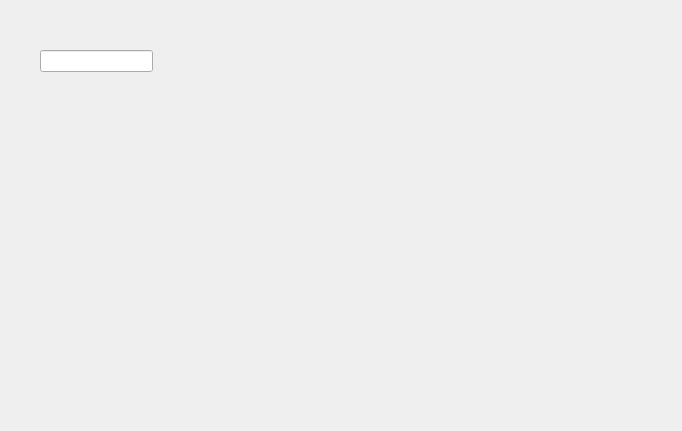
<?xml version="1.0" encoding="UTF-8"?>
<ui version="4.0">
 <class>About</class>
 <widget class="QDialog" name="About">
  <property name="geometry">
   <rect>
    <x>0</x>
    <y>0</y>
    <width>682</width>
    <height>431</height>
   </rect>
  </property>
  <property name="windowTitle">
   <string>Dialog</string>
  </property>
  <widget class="QLineEdit" name="lineEdit">
   <property name="geometry">
    <rect>
     <x>40</x>
     <y>50</y>
     <width>113</width>
     <height>22</height>
    </rect>
   </property>
  </widget>
  <widget class="QLabel" name="label">
   <property name="geometry">
    <rect>
     <x>220</x>
     <y>60</y>
     <width>171</width>
     <height>231</height>
    </rect>
   </property>
   <property name="text">
    <string/>
   </property>
   <property name="pixmap">
    <pixmap>1447246319.jpg</pixmap>
   </property>
  </widget>
 </widget>
 <resources/>
 <connections/>
</ui>
